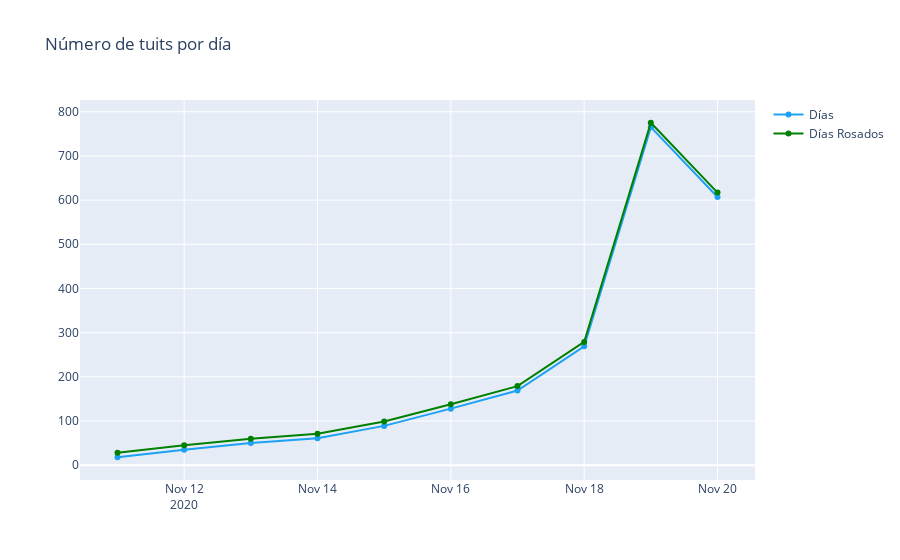

The cell this chart's notebook holds for it:
### Code cell
trace = go.Scatter(x=temp.fecha.values,
                   y=temp.cnt.values,
                   text=[f"Fecha: {f}<br>Tuits: {c}" for f,c in zip(temp.fecha.values,temp.cnt.values)],
                   hoverinfo='text',
                   mode='lines+markers',
                   name='Días',
                   line={'color':'#1DA1F2'})

trace2 = go.Scatter(x=temp.fecha.values,
                   y=temp.cnt.values+10,
                   text=[f"Fecha: {f}<br>Tuits: {c}" for f,c in zip(temp.fecha.values,temp.cnt.values)],
                   hoverinfo='text',
                   mode='lines+markers',
                   name='Días Rosados',
                   line={'color':'green'})

layout = go.Layout(title='Número de tuits por día')

fig = go.Figure(data=[trace, trace2], layout=layout)
iplot(fig)

### Figure 1 — Plotly figure (JSON) as saved in the notebook; plotly's stock layout.template omitted (floating-point values rounded to 4 significant figures)
{"data": [{"hoverinfo": "text", "line": {"color": "#1DA1F2"}, "mode": "lines+markers", "name": "Días", "text": ["Fecha: 2020-11-11<br>Tuits: 18", "Fecha: 2020-11-12<br>Tuits: 35", "Fecha: 2020-11-13<br>Tuits: 50", "Fecha: 2020-11-14<br>Tuits: 61", "Fecha: 2020-11-15<br>Tuits: 89", "Fecha: 2020-11-16<br>Tuits: 128", "Fecha: 2020-11-17<br>Tuits: 169", "Fecha: 2020-11-18<br>Tuits: 269", "Fecha: 2020-11-19<br>Tuits: 765", "Fecha: 2020-11-20<br>Tuits: 607"], "type": "scatter", "x": ["2020-11-11", "2020-11-12", "2020-11-13", "2020-11-14", "2020-11-15", "2020-11-16", "2020-11-17", "2020-11-18", "2020-11-19", "2020-11-20"], "y": [18, 35, 50, 61, 89, 128, 169, 269, 765, 607]}, {"hoverinfo": "text", "line": {"color": "green"}, "mode": "lines+markers", "name": "Días Rosados", "text": ["Fecha: 2020-11-11<br>Tuits: 18", "Fecha: 2020-11-12<br>Tuits: 35", "Fecha: 2020-11-13<br>Tuits: 50", "Fecha: 2020-11-14<br>Tuits: 61", "Fecha: 2020-11-15<br>Tuits: 89", "Fecha: 2020-11-16<br>Tuits: 128", "Fecha: 2020-11-17<br>Tuits: 169", "Fecha: 2020-11-18<br>Tuits: 269", "Fecha: 2020-11-19<br>Tuits: 765", "Fecha: 2020-11-20<br>Tuits: 607"], "type": "scatter", "x": ["2020-11-11", "2020-11-12", "2020-11-13", "2020-11-14", "2020-11-15", "2020-11-16", "2020-11-17", "2020-11-18", "2020-11-19", "2020-11-20"], "y": [28, 45, 60, 71, 99, 138, 179, 279, 775, 617]}], "layout": {"title": {"text": "Número de tuits por día"}}}
